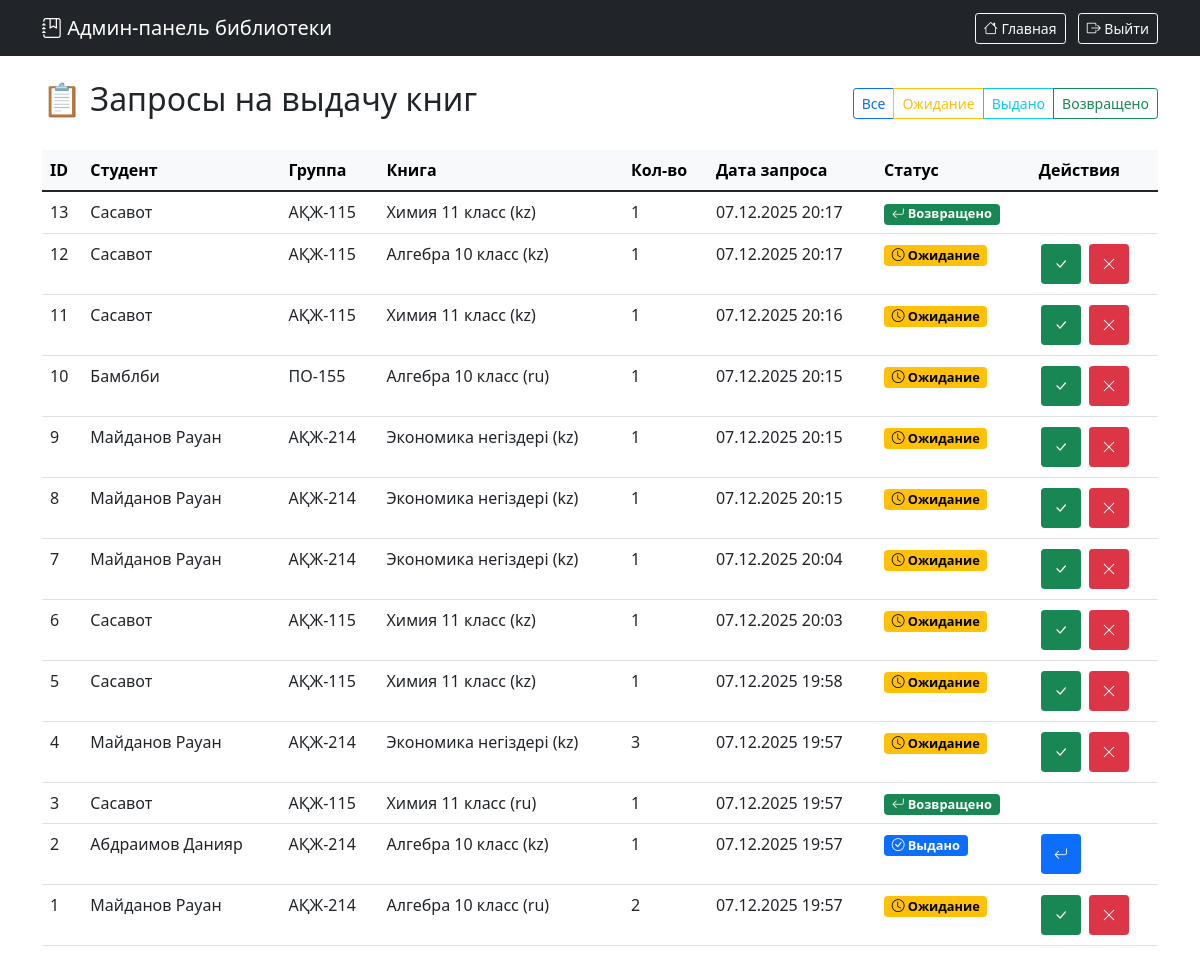
/admin (signed in), run on an earlier commit of the app's database.
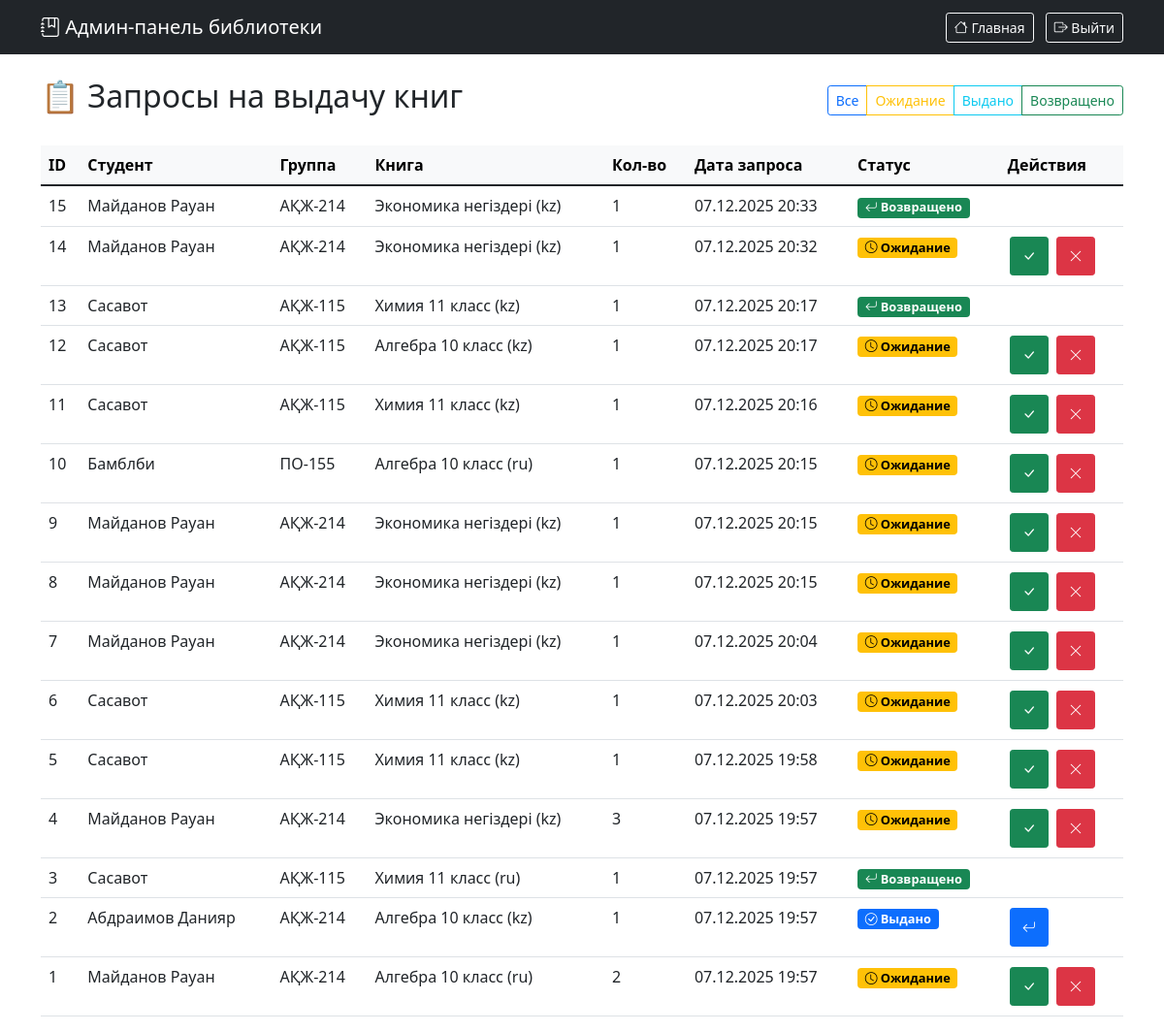
And on a later commit of the database.
### models.py (models this page shows, shortened)
class BookRequest(db.Model):
    __tablename__ = 'book_requests'
    id = db.Column(db.Integer, primary_key=True)
    request_number = db.Column(db.String(20), unique=True, nullable=True)
    student_id = db.Column(db.Integer, db.ForeignKey('students.id'), nullable=False)
    book_id = db.Column(db.Integer, db.ForeignKey('books.id'), nullable=False)
    request_date = db.Column(db.DateTime, nullable=False, default=db.func.now())  # Дата создания запроса
    issue_date = db.Column(db.DateTime)  # Дата выдачи (когда библиотекарь подтвердил)
    planned_return_date = db.Column(db.DateTime)  # Планируемая дата возврата (+90 минут)
    actual_return_date = db.Column(db.DateTime)  # Фактическая дата возврата
    quantity = db.Column(db.Integer, nullable=False, default=1)  # Количество взятых экземпляров
    status = db.Column(db.String(20), nullable=False, default='ожидание')  # статусы: ожидание, выдано, возвращено
    book = db.relationship('Book', backref='requests')

class Student(db.Model):
    __tablename__ = 'students'
    id = db.Column(db.Integer, primary_key=True)
    full_name = db.Column(db.String(100), nullable=False)  # ФИО
    group_id = db.Column(db.Integer, db.ForeignKey('groups.id'), nullable=False)
    book_requests = db.relationship('BookRequest', backref='student', lazy=True)

class Group(db.Model):
    __tablename__ = 'groups'
    id = db.Column(db.Integer, primary_key=True)
    name = db.Column(db.String(50), unique=True, nullable=False)  # Например: "АҚЖ-214"
    language = db.Column(db.String(10), nullable=False)  # "kz" или "ru"
    course = db.Column(db.Integer, nullable=False)  # 1 или 2
    students = db.relationship('Student', backref='group', lazy=True)

class Book(db.Model):
    __tablename__ = 'books'
    id = db.Column(db.Integer, primary_key=True)
    name = db.Column(db.String(200), nullable=False)  # Название книги
    author = db.Column(db.String(100), nullable=False)  # Автор книги
    year = db.Column(db.Integer, nullable=False)  # Год издания
    total_quantity = db.Column(db.Integer, nullable=False)  # Всего экземпляров
    available_quantity = db.Column(db.Integer, nullable=False)  # Доступно сейчас
    language = db.Column(db.String(10), nullable=False)  # Язык книги
    course = db.Column(db.Integer, nullable=False)  # Курс

### app.py (the view)
@app.route('/admin')
@admin_required
def admin_dashboard():
    requests = BookRequest.query.order_by(BookRequest.request_date.desc()).all()
    return render_template('admin.html', requests=requests)

### app.py (called while the page is built)
def admin_required(f):
    @wraps(f)
    def decorated_function(*args, **kwargs):
        if not session.get('admin_logged_in'):
            return redirect(url_for('admin_login'))
        return f(*args, **kwargs)
    return decorated_function

### templates/admin.html (shortened to what this page needs)
<!DOCTYPE html>
<html lang="ru">
<head>
    <link href="https://cdn.jsdelivr.net/npm/bootstrap@5.1.3/dist/css/bootstrap.min.css" rel="stylesheet">
    <link rel="stylesheet" href="https://cdn.jsdelivr.net/npm/bootstrap-icons@1.8.1/font/bootstrap-icons.css">
</head>
<body>
    <nav class="navbar navbar-dark bg-dark">
        <div class="container">
            <span class="navbar-brand">
                <i class="bi bi-journal-bookmark"></i> Админ-панель библиотеки
            </span>
            <div>
                <a href="{{ url_for('admin_dashboard') }}" class="btn btn-outline-light btn-sm me-2">
                    <i class="bi bi-house"></i> Главная
                </a>
                <a href="{{ url_for('admin_logout') }}" class="btn btn-outline-light btn-sm">
                    <i class="bi bi-box-arrow-right"></i> Выйти
                </a>
            </div>
        </div>
    </nav>
    <div class="container mt-4">
        <div class="d-flex justify-content-between align-items-center mb-4">
            <h2>📋 Запросы на выдачу книг</h2>
            <div class="btn-group">
                <button class="btn btn-outline-primary btn-sm" data-filter="all">Все</button>
                <button class="btn btn-outline-warning btn-sm" data-filter="waiting">Ожидание</button>
                <button class="btn btn-outline-info btn-sm" data-filter="issued">Выдано</button>
                <button class="btn btn-outline-success btn-sm" data-filter="returned">Возвращено</button>
            </div>
        </div>
        {% if requests %}
        <div class="table-responsive">
            <table class="table table-hover" id="requestsTable">
                <thead class="table-light">
                    <tr>
                        <th>ID</th>
                        <th>Студент</th>
                        <th>Группа</th>
                        <th>Книга</th>
                        <th>Кол-во</th>
                        <th>Дата запроса</th>
                        <th>Статус</th>
                        <th>Действия</th>
                    </tr>
                </thead>
                <tbody>
                    {% for req in requests %}
                    <tr data-status="{{ req.status }}">
                        <td>{{ req.id }}</td>
                        <td>{{ req.student.full_name if req.student else 'Неизвестно' }}</td>
                        <td>
                            {% if req.student and req.student.group %}
                                {{ req.student.group.name }}
                            {% else %}
                                -
                            {% endif %}
                        </td>
                        <td>
                            {% if req.book %}
                                {{ req.book.name }} ({{ req.book.language }})
                            {% else %}
                                Книга удалена
                            {% endif %}
                        </td>
                        <td>{{ req.quantity }}</td>
                        <td>{{ req.request_date.strftime('%d.%m.%Y %H:%M') if req.request_date else '-' }}</td>
                        <td>
                            {% if req.status == 'ожидание' %}
                                <span class="badge status-badge status-waiting">
                                    <i class="bi bi-clock"></i> Ожидание
                                </span>
                            {% elif req.status == 'выдано' %}
                                <span class="badge status-badge status-issued">
                                    <i class="bi bi-check-circle"></i> Выдано
                                </span>
                            {% elif req.status == 'возвращено' %}
                                <span class="badge status-badge status-returned">
                                    <i class="bi bi-arrow-return-left"></i> Возвращено
                                </span>
                            {% endif %}
                        </td>
                        <td>
                            {% if req.status == 'ожидание' %}
                                <button class="btn btn-success btn-sm action-btn"
                                    data-action="confirm"
                                    data-id="{{ req.id }}"
                                    title="Подтвердить выдачу">
                                    <i class="bi bi-check-lg"></i>
                                </button>
                                <button class="btn btn-danger btn-sm action-btn"
                                    data-action="reject"
                                    data-id="{{ req.id }}"
                                    title="Отклонить запрос">
                                    <i class="bi bi-x-lg"></i>
                                </button>
                            {% elif req.status == 'выдано' %}
                                <button class="btn btn-primary btn-sm action-btn"
                                    data-action="return"
                                    data-id="{{ req.id }}"
                                    title="Отметить возврат">
                                    <i class="bi bi-arrow-return-left"></i>
                                </button>
                            {% endif %}
                        </td>
                    </tr>
                    {% endfor %}
                </tbody>
            </table>
        </div>
        {% else %}
        <div class="alert alert-info">
            <i class="bi bi-info-circle"></i> Запросов на выдачу книг пока нет.
        </div>
        {% endif %}
    </div>
</body>
</html>

### templates/admin.html (style rules this page uses)
.status-badge { font-size: 0.8em; padding: 0.3em 0.6em; }
.status-waiting { background-color: #ffc107; color: #000; }
.status-issued { background-color: #0d6efd; color: #fff; }
.status-returned { background-color: #198754; color: #fff; }
.action-btn { width: 40px; height: 40px; display: inline-flex; align-items: center; justify-content: center; margin: 2px; }

What changed in the data, as far as the page shows it:
added BookRequest: id "15", student "Майданов Рауан", student.group.name "АҚЖ-214", book.name "Экономика негіздері", book.language "kz", quantity "1", request_date "07.12.2025 20:33", status "возвращено" (drawn)
added BookRequest: id "14", student "Майданов Рауан", student.group.name "АҚЖ-214", book.name "Экономика негіздері", book.language "kz", quantity "1", request_date "07.12.2025 20:32", status "ожидание" (drawn)
